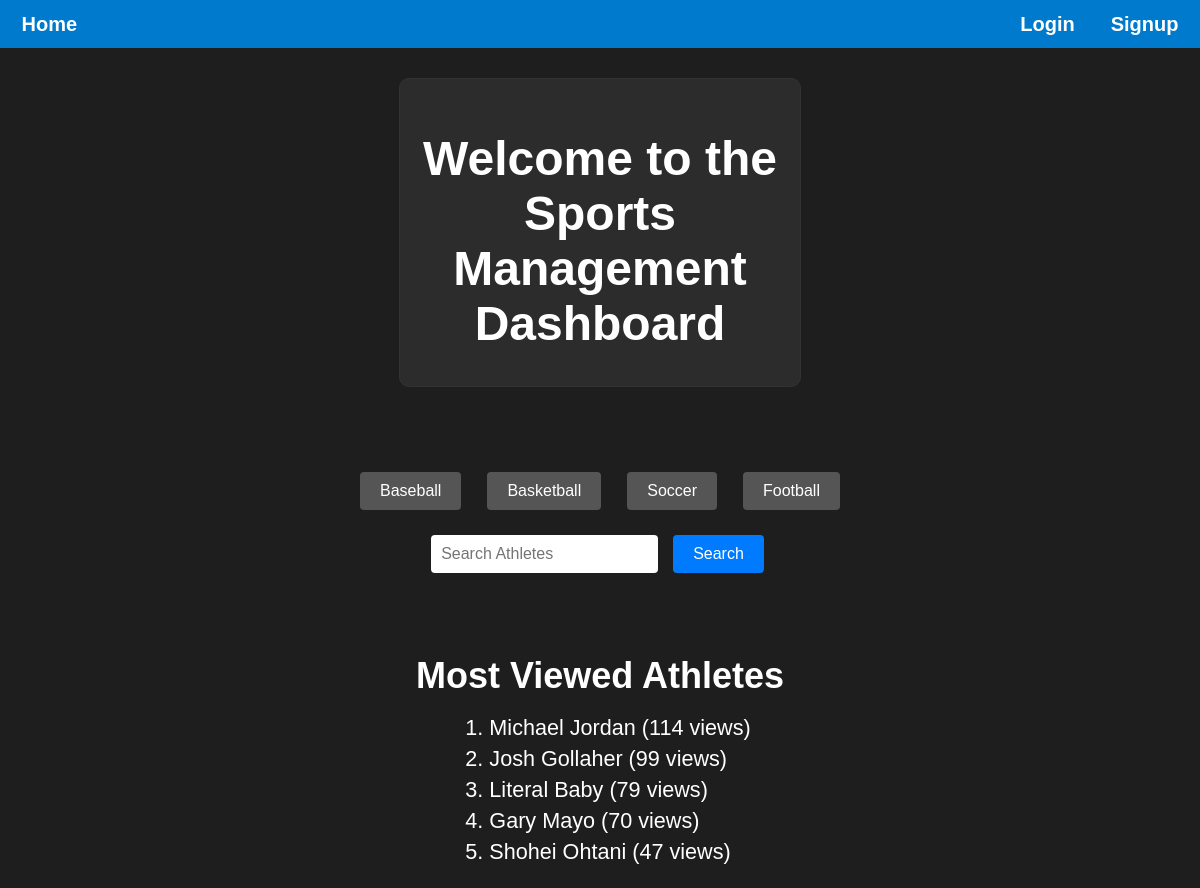
The app's page /, older data.
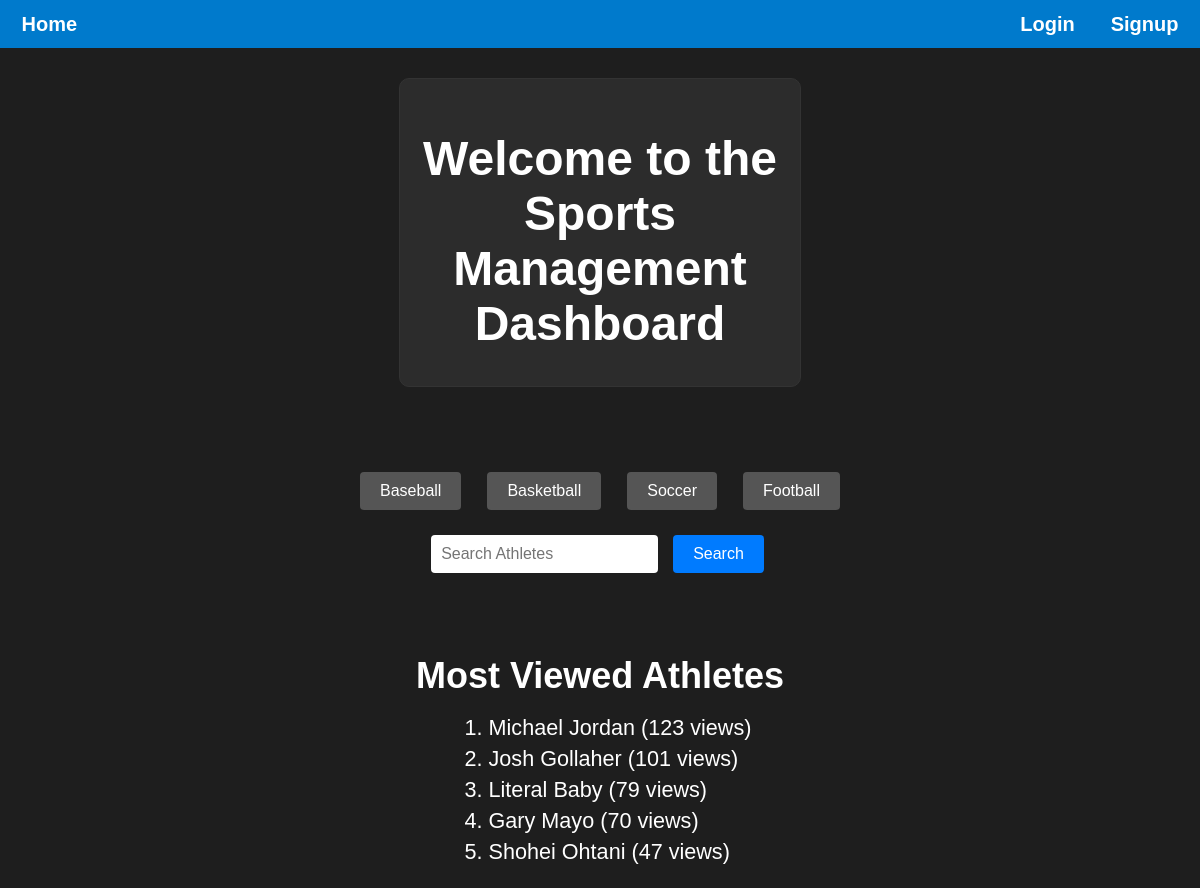
The same page, newer data.
### main/models.py (models this page shows, shortened)
class Athlete(models.Model):
    SPORT_CHOICES = [
        ('baseball', 'baseball'),
        ('basketball', 'basketball'),
        ('soccer', 'soccer'),
        ('football', 'football'),
    ]
    id = models.AutoField(primary_key=True)
    firstName = models.CharField(max_length=20, default='N/A')
    lastName = models.CharField(max_length=20, default='N/A')
    height = models.CharField(max_length=5, default='N/A',blank=True, null=True)
    weight = models.IntegerField(blank=True, null=True)
    birthDate = models.DateField(blank=True, null=True)
    age = models.IntegerField(blank=True, null=True)
    wins = models.IntegerField(blank=True, null=True)
    losses = models.IntegerField(blank=True, null=True)
    joinYear = models.IntegerField(blank=True, null=True)
    sport = models.CharField(max_length=20, choices=SPORT_CHOICES, default='Baseball')
    teamName = models.CharField(max_length=20, default='N/A')
    position = models.CharField(max_length=20, default='N/A', blank=True, null=True)
    numViews = models.IntegerField(default=0, blank=True, null=True)

### main/views.py (the view, shortened to what this page needs)
# urls.py: path("", views.landing_page, name="landing_page"),
def landing_page(request):
    logged_in = request.session.get('logged_in', False)
    curr_user_name = request.session.get('curr_user_name', "")
    viewed_athletes = Athlete.objects.order_by("-numViews")[:5]
    search_form = AthleteSearchForm(request.GET or None)
    search_results = []
    context = {
        "logged_in": logged_in,
        "curr_user_name": curr_user_name,
        "viewed_athletes": viewed_athletes,
        "search_form": search_form,
        "search_results": search_results
    }
    return render(request, "main/landing_page.html", context)

### main/forms.py
class AthleteSearchForm(forms.Form):
    search_query = forms.CharField(
        label="Search Athletes",
        max_length=100,
        required=False,
        widget=forms.TextInput(attrs={'style': 'width: 200px;'})
    )

### main/templates/main/landing_page.html (shortened to what this page needs)
{% load static %}
<!DOCTYPE html>
<html lang="en">
<head>
    <link rel="stylesheet" href="{% static 'styles.css' %}" />
</head>
<body>
    <div class="header">
        <p><a href="{% url 'landing_page' %}">Home</a></p>
        <div class="header-container">
            {% if not logged_in %}
            <p><a href="{% url 'login_page' %}">Login</a></p>
            <p><a href="{% url 'signup_page' %}">Signup</a></p>
            {% else %}
            <p><a href="{% url 'logout' %}">Logout</a></p>
            <p><a href="{% url 'user_page' curr_user_name %}">Profile</a></p>
            {% endif %}
        </div>
    </div>
    <div class="container">
        <h1>Welcome to the Sports Management Dashboard</h1>
    </div>
    <div class="sports-buttons">
        <form action="{% url 'sports_page' sport='baseball' %}" method="get" style="display:inline;">
            <button type="submit" class="btn-secondary">Baseball</button>
        </form>
        <form action="{% url 'sports_page' sport='basketball' %}" method="get" style="display:inline;">
            <button type="submit" class="btn-secondary">Basketball</button>
        </form>
        <form action="{% url 'sports_page' sport='soccer' %}" method="get" style="display:inline;">
            <button type="submit" class="btn-secondary">Soccer</button>
        </form>
        <form action="{% url 'sports_page' sport='football' %}" method="get" style="display:inline;">
            <button type="submit" class="btn-secondary">Football</button>
        </form>
    </div>
    <div class="search-container">
        <form method="get" action="{% url 'search_page' %}" class="search-form">
            <input type="text" name="search_query" placeholder="Search Athletes" value="{{ search_form.search_query.value|default:'' }}" />
            <button type="submit">Search</button>
        </form>
    </div>
    <h2 class="viewed-athletes-title">Most Viewed Athletes</h2>
    <ol>
        {% for athlete in viewed_athletes %}
            <li><a href="{% url 'athlete_page' sport=athlete.sport athlete_id=athlete.id%}">{{ athlete.firstName }} {{ athlete.lastName }} ({{ athlete.numViews }} views)</li>
        {% endfor %}
    </ol>
</body>
</html>

### main/static/styles.css (style rules this page uses)
body { background-color: #1e1e1e; color: #ffffff; font-family: Arial, sans-serif; display: flex; flex-direction: column; align-items: center; min-height: 100vh; margin: 0; }
.header { display: flex; flex: auto; background-color: #007acc; font-size: 20px; font-weight: 600; justify-content: space-around; align-items: center; gap: 75%; max-height: 48px; min-width: 100%; }
.header-container { display: flex; justify-content: space-between; gap: 36px; }
.container { text-align: center; padding: 20px; border: 1px solid #333; border-radius: 10px; background-color: #2c2c2c; margin-top: 30px; width: 30%; }
h1 { font-size: 3em; margin-bottom: 15px; }
a { color: inherit; text-decoration: none; }
input { width: 50px; margin: 10px auto; }
button { font-size: 1em; color: #ffffff; background-color: #007acc; border: none; padding: 10px 20px; border-radius: 5px; cursor: pointer; margin: 5px; }
.search-container { display: flex; justify-content: center; align-items: center; min-width: 50%; padding: 10px; margin-bottom: 2rem; }
.search-form { display: flex; align-items: center; gap: 10px; }
.viewed-athletes-title { font-size: 36px; margin-bottom: 0; }
.viewed-athletes-title+ol li { font-size: 1.2em; margin-bottom: 5px; }
ol { font-size: 18px; }
.search-form input[type="text"] { width: 80%; padding: 10px; font-size: 1rem; border: none; border-radius: 4px; }
.search-form button { padding: 10px 20px; background-color: #007bff; color: #fff; border: none; border-radius: 4px; cursor: pointer; }
.sports-buttons { display: flex; justify-content: center; gap: 1rem; margin-top: 5rem; }
.btn-secondary { padding: 10px 20px; background-color: #555; color: #fff; border: none; border-radius: 4px; cursor: pointer; }

Row changes from the older to the newer data that the page shows:
changed Athlete "Michael": numViews "114" → "123"
changed Athlete "Josh": numViews "99" → "101"
